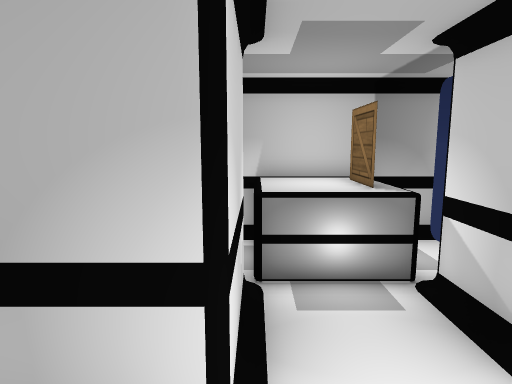
[1] (above)

14 first-person views from a walk through a scene from a Unity 3-D project. The camera is 1.5 m above the floor, tilts 8° down and sees 75° across. Doors are open. The floor is counted in squares, 0.5 m on a side. Each view is taken from the middle of a square. On the plan, view 1 faces up. The plan holds only what a view shows up to about 20 squares ahead; the rest is blank. The place goes on beyond the plan. The player is left out. Some surface patterns are stand-ins.

[2]
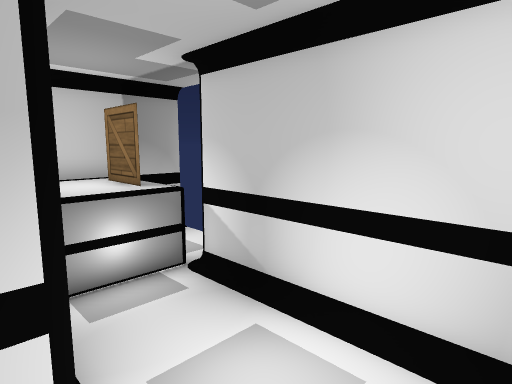

[3]
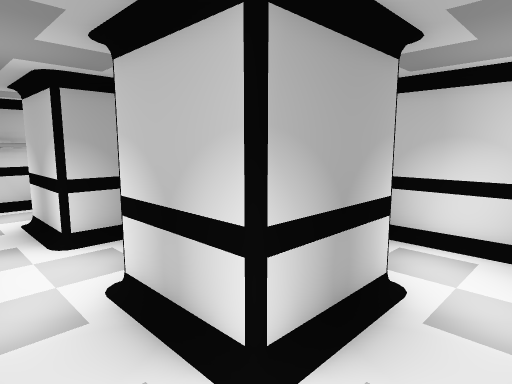

[4]
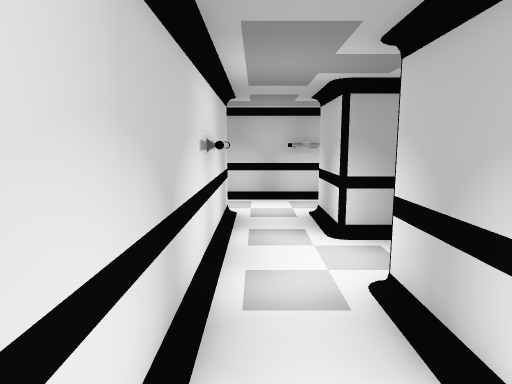

[5]
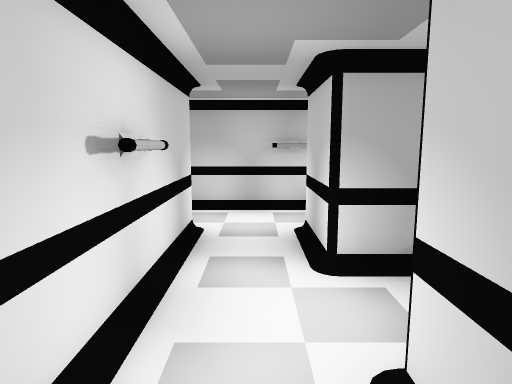

[6]
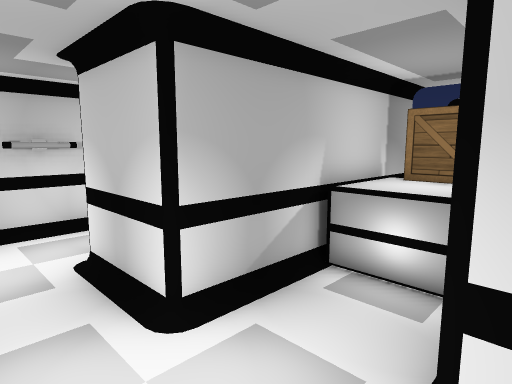

[7]
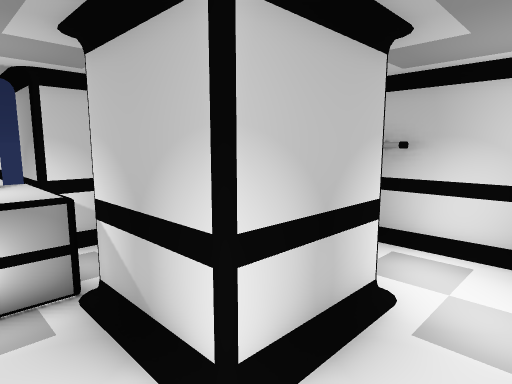

[8]
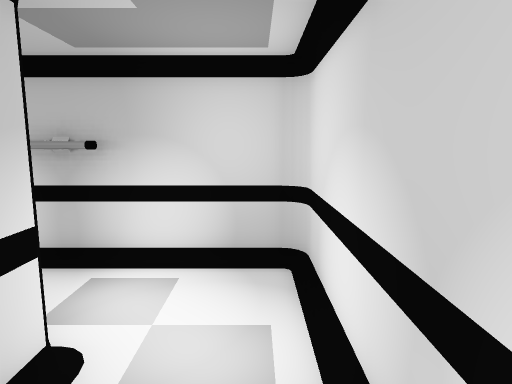

[9]
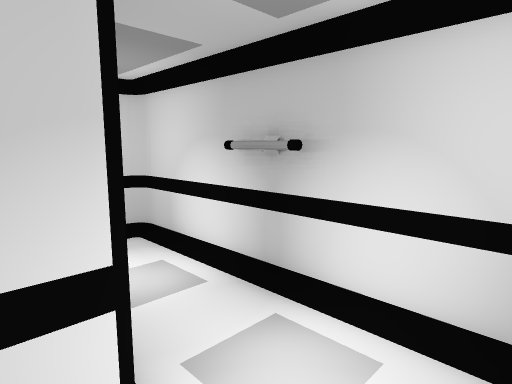

[10]
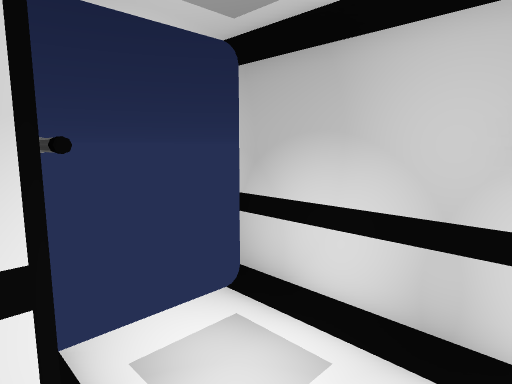

[11]
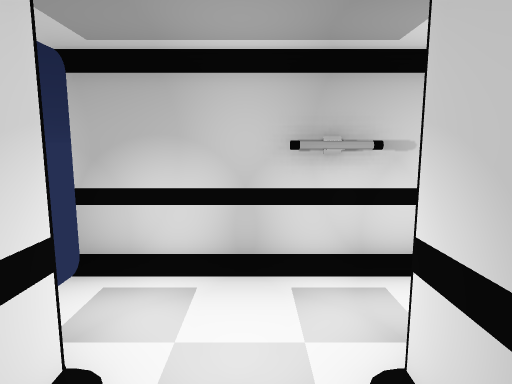

[12]
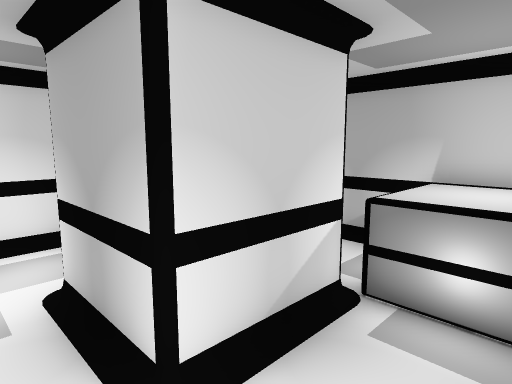

[13]
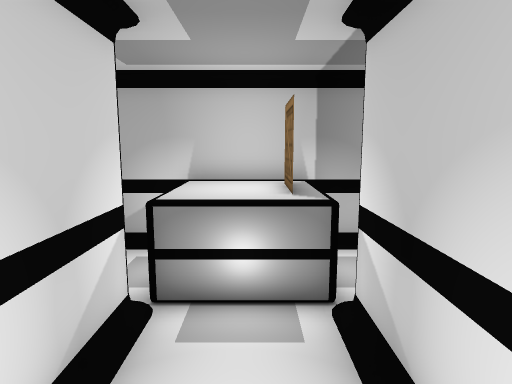

[14]
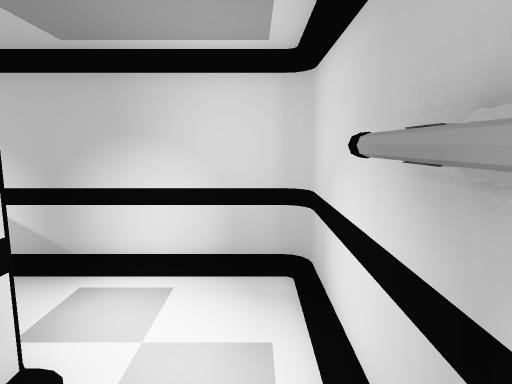

### Floor plan
Points are (right, up) in squares from view 1. A wall is a line through its corners. A room is listed if a view was taken in it or the views show most of it. See-through windows are left out.
Room 1 (views 1, 2, 3, 4, 5, 6, 7, 8, 9, 10, 11, 12, 13, 14)
walls: (-0.2, 6.5) (-0.2, 2.7) (-4.2, 2.7) (-4.2, 6.7) (-0.5, 6.7); (-7.8, 9.8) (-7.8, 7.9); (2.9, 10.7) (-4.2, 10.7) (-4.2, 14.6); (-8.2, 14.6) (-8.2, -0.7); (-3.1, -0.8) (-1.4, -0.8); (-3.2, 18.3) (-5.1, 18.3); (-7.7, -1.3) (3.3, -1.3); (-2.1, 18.8) (-10.2, 18.8); (3.8, -0.8) (3.8, 6.7)
ways out: open door at (-11, 17)
objects: box (0, 7) to (3, 10)

Where each view was taken, in squares from view 1:
view 1: 0 up, 0 right, facing up
view 2: 0 up, 1 left, facing up-right
view 3: 0 up, 7 left, facing up-right
view 4: 0 up, 7 left, facing up
view 5: 3 up, 6 left, facing up
view 6: 6 up, 7 left, facing up-right
view 7: 9 up, 7 left, facing down-right
view 8: 7 up, 7 left, facing down
view 9: 4 up, 7 left, facing down-right
view 10: 14 up, 5 left, facing up-left
view 11: 11 up, 6 left, facing up
view 12: 1 up, 3 right, facing up-left
view 13: 1 up, 2 right, facing up
view 14: 0 up, 4 left, facing right
